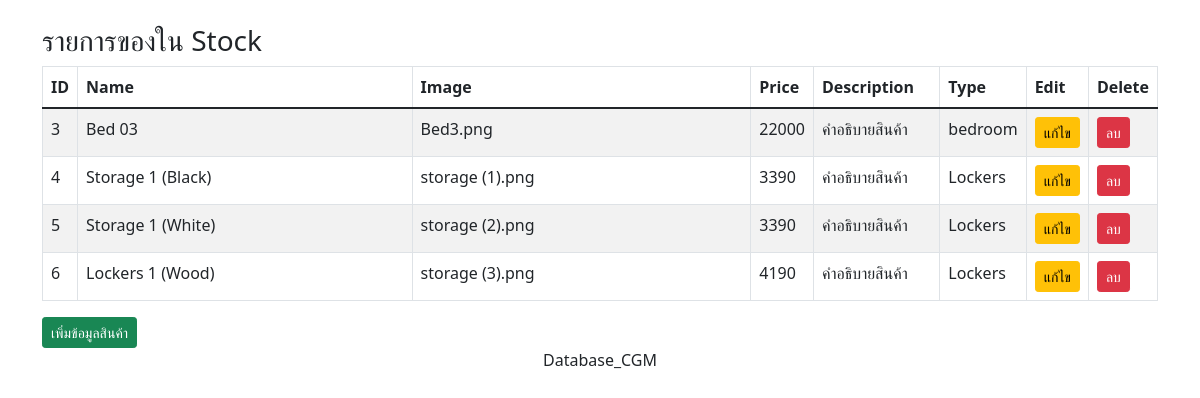
The page /Code/CGM_Furniture_Itemdb/index.php on the database its author committed.
### tables this page shows
CREATE TABLE `sp_product` (
  `id` int(11) NOT NULL,
  `name` text DEFAULT NULL,
  `img` text DEFAULT NULL,
  `price` int(11) DEFAULT NULL,
  `description` text DEFAULT NULL,
  `type` text DEFAULT NULL
);

### Code/CGM_Furniture_Itemdb/index.php (the view, shortened to what this page needs)
<!DOCTYPE html>
<html lang="en">
    <head>
        <link href="https://cdn.jsdelivr.net/npm/bootstrap@5.1.1/dist/css/bootstrap.min.css" rel="stylesheet">
    </head>
    <body>
        <div class="container">
            <div class="row">
                <div class="col-md-12"> <br>
                    <h3>รายการของใน Stock </h3>
                    <table class="table table-striped  table-hover table-responsive table-bordered">
                        <thead>
                            <tr>
                                <th width="3%">ID</th>
                                <th width="40%">Name</th>
								<th width="40%">Image</th>
								<th width="5%">Price</th>
								<th width="40%">Description</th>
								<th width="5%">Type</th>
                                <th width="2%">Edit</th>
                                <th width="2%">Delete</th>
                            </tr>
                        </thead>
                        <tbody>
                            <?php
                            require_once 'connect.php';
                            $stmt = $conn->prepare("SELECT* FROM sp_product");
                            $stmt->execute();
                            $result = $stmt->fetchAll();
                            foreach($result as $k) {
                            ?>
                            <tr>
                                <td><?= $k['id'];?></td>
                                <td><?= $k['name'];?></td>
								<td><?= $k['img'];?></td>
								<td><?= $k['price'];?></td>
								<td><?= $k['description'];?></td>
								<td><?= $k['type'];?></td>
                                <td><a href="formEdit.php?id=<?= $k['id'];?>" class="btn btn-warning btn-sm">แก้ไข</a></td>
                                <td><a href="del.php?id=<?= $k['id'];?>" class="btn btn-danger btn-sm" onclick="return confirm('ยืนยันการลบข้อมูล !!');">ลบ</a></td>
                            </tr>
                            <?php } ?>
                        </tbody>
                    </table>
					<a href="formadd.php" class="btn btn-success btn-sm">เพิ่มข้อมูลสินค้า</a>
                </div>
            </div>
        </div>
        <center>Database_CGM</center>
    </body>
</html>

### rows shown on the page
sp_product: id "3", name "Bed 03", img "Bed3.png", price "22000", description "คำอธิบายสินค้า", type "bedroom"
sp_product: id "4", name "Storage 1 (Black)", img "storage (1).png", price "3390", description "คำอธิบายสินค้า", type "Lockers"
sp_product: id "5", name "Storage 1 (White)", img "storage (2).png", price "3390", description "คำอธิบายสินค้า", type "Lockers"
sp_product: id "6", name "Lockers 1 (Wood)", img "storage (3).png", price "4190", description "คำอธิบายสินค้า", type "Lockers"
